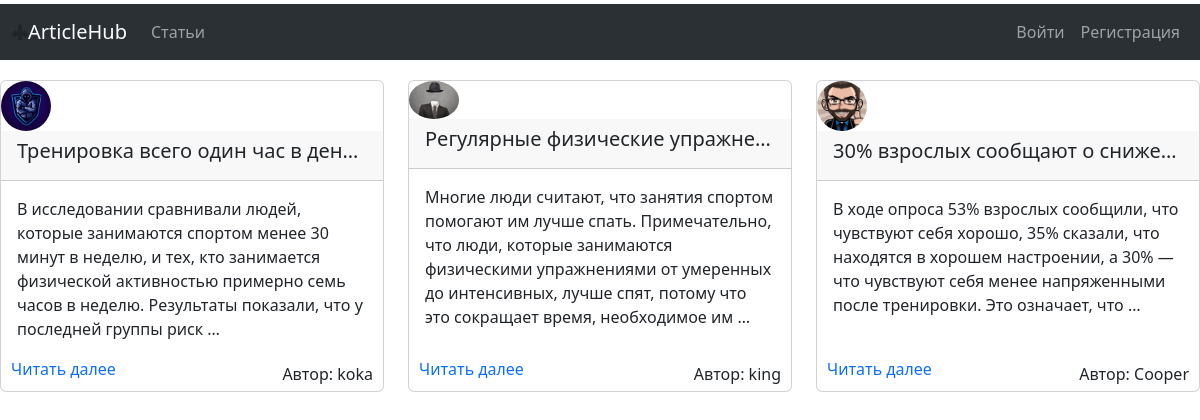
The page / on the database its author committed.
### blog_app/models.py (models this page shows, shortened)
class Post(models.Model):
    title = models.CharField(max_length=250)
    content = models.TextField()
    publish = models.DateTimeField(auto_now_add=True)
    author = models.ForeignKey(User, on_delete=models.CASCADE)

### users/models.py (models this page shows, shortened)
class Profile(models.Model):
    user = models.OneToOneField(User, on_delete=models.CASCADE)
    image = models.ImageField(default='default.jpg', upload_to='profile_pics')

### blog_app/views.py (the view)
# urls.py: path('', views.home, name='home'),
def home(request):
    posts = Post.objects.all()
    context = {
                'posts': posts,
                'title': 'Домашняя страница',
               }
    return render(request,'blog_app/home.html', context)

### blog_app/templates/blog_app/home.html
﻿{% extends 'blog_app/base.html' %}
{% block content %}
<div class="row justify-content-evenly">
    {% for post in posts %}
    <div id="card" class="col-md-4 mb-3">
        <div class="card h-100 w-70">
          <img class="rounded-circle article-img" src="{{ post.author.profile.image.url }}" width="50">
          <h5 class="card-header">{{ post.title }}</h5>
          <div class="card-body">
            <p class="card-text">{{ post.content|striptags|truncatewords:"30"|safe }}</p>
          </div>
          <div class="d-flex justify-content-between align-items-center">
            <a href="{% url 'single_post' post_id=post.id %}" class="read-more-link">Читать далее</a>
            <p class="card-text author-text">Автор: {{ post.author.username }}</p>
          </div>
        </div>
      </div>
    {% endfor %}
</div>
{% endblock content %}

### blog_app/templates/blog_app/base.html (shortened to what this page needs)
﻿{% load static %}
<!DOCTYPE html>
<html lang="en">
<head>
    <link rel="stylesheet" href="{% static 'css/main.css' %}">
    <link rel="stylesheet" type="text/css" href="https://cdn.jsdelivr.net/npm/bootstrap@5.3.1/dist/css/bootstrap.min.css">
    <link href="https://cdn.jsdelivr.net/npm/bootstrap-icons@1.17.0/font/bootstrap-icons.css" rel="stylesheet">
</head>
<body>
    <div id="navigation">
        <nav class="navbar navbar-expand-lg bg-body-tertiary" data-bs-theme="dark">
          <div class="container-fluid">
            <i class="bi bi-airplane-engines-fill"></i>
            <a class="navbar-brand" href="#">ArticleHub</a>
            <div class="collapse navbar-collapse" id="navbarNav">
              <ul class="navbar-nav">
                <li class="nav-item">
                  <a class="nav-link" aria-current="page" href="{% url 'home' %}">Статьи</a>
                </li>
              </ul>
              <ul class="navbar-nav ml-auto">
                {% if user.is_authenticated %}
                <li class="nav-item">
                  <a class="nav-link" href="{% url 'create_post' %}">Создать пост</a>
                </li>
                  {% if user.is_superuser or user.is_staff %}
                <li><a class="nav-link" aria-current="page" href="{% url 'admin:index' %}">
                      Админ-панель
                </a></li>
                  {% endif %}
                <li class="nav-item">
                  <a class="nav-link" href="{% url 'profile' %}">Профиль</a>
                </li>
                <li class="nav-item">
                  <a class="nav-link" href="{% url 'logout' %}">Выход</a>
                </li>
                {% else %}
                <li class="nav-item">
                  <a class="nav-link" href="{% url 'login' %}">Войти</a>
                </li>
                <li class="nav-item">
                  <a class="nav-link" href="{% url 'register' %}">Регистрация</a>
                </li>
                {% endif %}
              </ul>
            </div>
          </div>
        </nav>
      </div>
    {% block content %}{% endblock content %}
</body>
</html>

### static/css/main.css (style rules this page uses)
#navigation { position: relative; bottom: 20px; }
.card-header { height: 50px; overflow: hidden; text-overflow: ellipsis; white-space: nowrap; }
.read-more-link { text-decoration: none; margin-bottom: 10px; margin-left: 10px; }
.card-text { margin-bottom: 10px; }
.author-text { margin-right: 10px !important; }
.navbar-nav.ml-auto { margin-left: auto; }
.navbar-nav .nav-item:first-child { margin-right: auto; }
.navbar-nav .nav-item:last-child { margin-left: auto; }

### rows shown on the page
Post: author.profile.image (picture), title "Тренировка всего один час в ден…", content "В исследовании сравнивали людей, которые занимаются спортом менее 30 минут в неделю, и тех, кто занимается физической активностью примерно семь часов в неделю. Результаты показали, что у последней группы риск …", author.username "koka"
Post: author.profile.image (picture), title "Регулярные физические упражне…", content "Многие люди считают, что занятия спортом помогают им лучше спать. Примечательно, что люди, которые занимаются физическими упражнениями от умеренных до интенсивных, лучше спят, потому что это сокращает время, необходимое им …", author.username "king"
Post: author.profile.image (picture), title "30% взрослых сообщают о сниже…", content "В ходе опроса 53% взрослых сообщили, что чувствуют себя хорошо, 35% сказали, что находятся в хорошем настроении, а 30% — что чувствуют себя менее напряженными после тренировки. Это означает, что …", author.username "Cooper"
